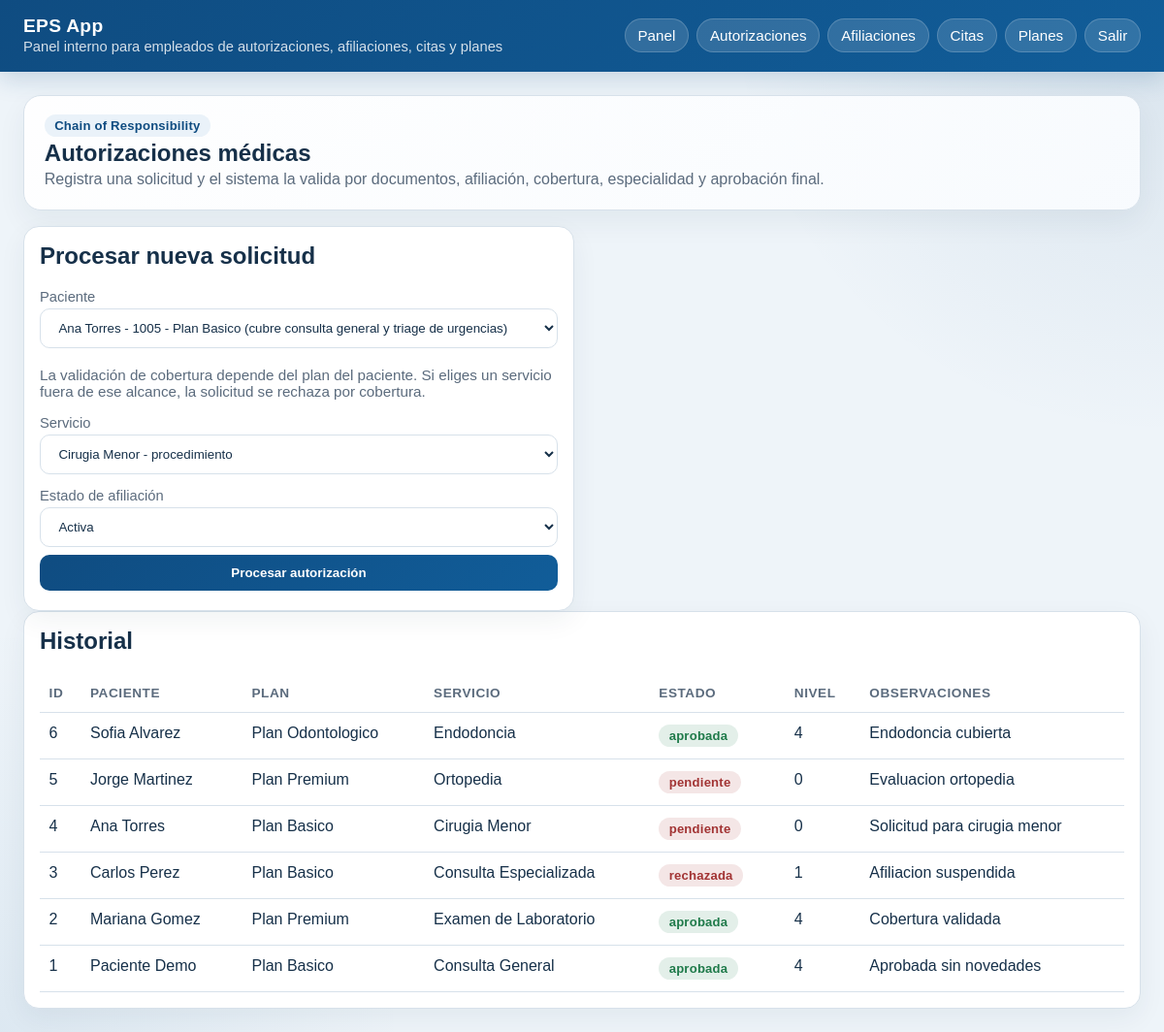
The page /autorizaciones/ (signed in) on the database its author committed.
### tables this page shows
CREATE TABLE autorizaciones (
            id INTEGER PRIMARY KEY AUTOINCREMENT,
            paciente_id INTEGER NOT NULL,
            servicio_id INTEGER NOT NULL,
            estado TEXT NOT NULL,
            nivel_aprobacion INTEGER NOT NULL DEFAULT 0,
            fecha_solicitud TEXT NOT NULL,
            observaciones TEXT,
            FOREIGN KEY(paciente_id) REFERENCES pacientes(id),
            FOREIGN KEY(servicio_id) REFERENCES servicios(id)
        );

CREATE TABLE pacientes (
            id INTEGER PRIMARY KEY AUTOINCREMENT,
            nombre TEXT NOT NULL,
            documento TEXT UNIQUE NOT NULL,
            direccion TEXT,
            telefono TEXT,
            email TEXT,
            estado_afiliacion TEXT NOT NULL DEFAULT 'pendiente',
            plan_id INTEGER NOT NULL DEFAULT 1,
            FOREIGN KEY(plan_id) REFERENCES planes(id)
        );

CREATE TABLE planes (
            id INTEGER PRIMARY KEY AUTOINCREMENT,
            nombre TEXT NOT NULL,
            tipo TEXT NOT NULL,
            tarifa_base REAL NOT NULL,
            cobertura TEXT NOT NULL,
            incluye_ortodoncia INTEGER NOT NULL DEFAULT 0
        );

CREATE TABLE servicios (
            id INTEGER PRIMARY KEY AUTOINCREMENT,
            nombre TEXT NOT NULL,
            tipo_servicio TEXT NOT NULL,
            tarifa_base REAL NOT NULL,
            requiere_especialidad TEXT,
            nivel_complejidad INTEGER NOT NULL DEFAULT 1
        );

### presentation/controllers/authorization_controller.py (the view)
@authorization_bp.route("/")
@login_required
@role_required("admin", "medico", "auxiliar")
def index():
    authorizations = authorization_service.list_authorizations()
    return render_template(
        "autorizaciones/index.html",
        authorizations=authorizations,
        patients=authorization_service.list_patients(),
        services=authorization_service.list_services(),
        coverage_description_for_plan=authorization_service.coverage_description_for_plan,
    )

### business/services/authorization_service.py (called while the page is built)
    def coverage_description_for_plan(self, plan_tipo: str) -> str:
        if plan_tipo == "basico":
            return "cubre consulta general y triage de urgencias"
        if plan_tipo == "complementario":
            return "cubre consulta general, urgencias y procedimientos ampliados"
        if plan_tipo == "odontologico":
            return "cubre endodoncia y procedimientos odontológicos"
        return "cobertura no definida"

    def list_authorizations(self):
        return self.authorization_dao.list_all()

    def list_patients(self):
        connection = get_connection()
        return connection.execute(
            """
            SELECT p.id, p.nombre, p.documento, pl.nombre AS plan_nombre, pl.tipo AS plan_tipo
            FROM pacientes p
            LEFT JOIN planes pl ON p.plan_id = pl.id
            ORDER BY p.nombre
            """
        ).fetchall()

    def list_services(self):
        connection = get_connection()
        return connection.execute("SELECT id, nombre, tipo_servicio FROM servicios ORDER BY nombre").fetchall()

### data/daos/authorization_dao.py (called while the page is built)
    def list_all(self):
        connection = get_connection()
        return connection.execute(
            """
            SELECT a.*, p.nombre AS paciente_nombre, s.nombre AS servicio_nombre, pl.nombre AS plan_nombre
            FROM autorizaciones a
            JOIN pacientes p ON p.id = a.paciente_id
            LEFT JOIN planes pl ON pl.id = p.plan_id
            JOIN servicios s ON s.id = a.servicio_id
            ORDER BY a.id DESC
            """
        ).fetchall()

### data/database.py (called while the page is built)
def get_connection():
    if "db" not in g:
        database_path = Path(current_app.config["DATABASE"])
        connection = sqlite3.connect(database_path)
        connection.row_factory = sqlite3.Row
        g.db = connection
    return g.db

def close_connection(_error=None):
    connection = g.pop("db", None)
    if connection is not None:
        connection.close()

### presentation/controllers/auth_controller.py (called while the page is built)
def login_required(view):
    @wraps(view)
    def wrapped(*args, **kwargs):
        if "user_id" not in session:
            return redirect(url_for("auth.login"))
        return view(*args, **kwargs)
    return wrapped

def role_required(*allowed_roles):
    def decorator(view):
        @wraps(view)
        def wrapped(*args, **kwargs):
            if session.get("rol") not in allowed_roles:
                return redirect(url_for("auth.dashboard"))
            return view(*args, **kwargs)
        return wrapped
    return decorator

### presentation/templates/autorizaciones/index.html (shortened to what this page needs)
{% extends 'base.html' %}
{% block content %}
<section class="hero">
  <div class="badge">Chain of Responsibility</div>
  <h1>Autorizaciones médicas</h1>
  <p>Registra una solicitud y el sistema la valida por documentos, afiliación, cobertura, especialidad y aprobación final.</p>
</section>
<section class="grid two">
  <article class="card">
    <h2>Procesar nueva solicitud</h2>
    <form method="post" action="{{ url_for('authorization.procesar') }}">
      <label for="paciente_id">Paciente</label>
      <select id="paciente_id" name="paciente_id">
        {% for patient in patients %}
          <option value="{{ patient['id'] }}">{{ patient['nombre'] }} - </option>
        {% endfor %}
      </select>
      <p class="meta">La validación de cobertura depende del plan del paciente. Si eliges un servicio fuera de ese alcance, la solicitud se rechaza por cobertura.</p>
      <label for="servicio_id">Servicio</label>
      <select id="servicio_id" name="servicio_id">
        {% for service in services %}
          <option value="{{ service['id'] }}">{{ service['nombre'] }} - {{ service['tipo_servicio'] }}</option>
        {% endfor %}
      </select>
      <label for="afiliacion_estado">Estado de afiliación</label>
      <select id="afiliacion_estado" name="afiliacion_estado">
        <option value="activa">Activa</option>
      </select>
      <button type="submit">Procesar autorización</button>
    </form>
  </article>
</section>
<section class="card">
  <h2>Historial</h2>
  {% if authorizations %}
  <table>
    <thead>
      <tr>
        <th>ID</th>
        <th>Paciente</th>
        <th>Plan</th>
        <th>Servicio</th>
        <th>Estado</th>
        <th>Nivel</th>
        <th>Observaciones</th>
      </tr>
    </thead>
    <tbody>
      {% for item in authorizations %}
      <tr>
        <td>{{ item['id'] }}</td>
        <td>{{ item['paciente_nombre'] }}</td>
        <td>{{ item['plan_nombre'] or '—' }}</td>
        <td>{{ item['servicio_nombre'] }}</td>
        <td>
          {% if item['estado'] == 'pendiente' and item['observaciones'] == 'Pendiente por revision adicional' %}
            <span class="badge warning">Pendiente por revisión adicional</span>
          {% elif item['estado'] == 'aprobada' %}
            <span class="badge success">aprobada</span>
          {% else %}
            <span class="badge danger">{{ item['estado'] }}</span>
          {% endif %}
        </td>
        <td>{{ item['nivel_aprobacion'] }}</td>
        <td>{{ item['observaciones'] }}</td>
      </tr>
      {% endfor %}
    </tbody>
  </table>
  {% else %}
    <p class="empty">No hay autorizaciones registradas todavía.</p>
  {% endif %}
</section>
{% endblock %}

### presentation/templates/base.html (shortened to what this page needs)
<!doctype html>
<html lang="es">
<head>
</head>
<body>
  <header>
    <div class="header-row">
      <div class="brand">
        <strong>EPS App</strong>
        <span>Panel interno para empleados de autorizaciones, afiliaciones, citas y planes</span>
      </div>
      <nav>
        <a href="/dashboard">Panel</a>
        {% if session.get('rol') in ['admin', 'medico', 'auxiliar'] %}
          <a href="/autorizaciones/">Autorizaciones</a>
        {% endif %}
        {% if session.get('rol') in ['admin', 'auxiliar'] %}
          <a href="/afiliaciones/">Afiliaciones</a>
        {% endif %}
        {% if session.get('rol') in ['admin', 'medico', 'auxiliar'] %}
          <a href="/citas/">Citas</a>
        {% endif %}
        {% if session.get('rol') in ['admin', 'auxiliar'] %}
          <a href="/planes/">Planes</a>
        {% endif %}
        <a href="/logout">Salir</a>
      </nav>
    </div>
  </header>
  <main>
    {% block content %}{% endblock %}
  </main>
</body>
</html>

### presentation/templates/base.html (style rules this page uses)
:root { --bg: #eef4f9; --panel: #ffffff; --panel-soft: #f8fbfe; --text: #163049; --muted: #5b6b7d; --primary: #0f4c81; --primary-2: #115d99; --border: #d7e1ea; --success: #1f7a4a; --warning: #b78103; --danger: #a23434; }
* { box-sizing: border-box; }
body { font-family: Arial, sans-serif; margin: 0; background: radial-gradient(circle at top right, rgba(15,76,129,.10), transparent 28%), radial-gradient(circle at bottom left, rgba(17,93,153,.08), transparent 26%), var(--bg); color: var(--text); }
header { background: linear-gradient(135deg, var(--primary), var(--primary-2)); color: white; padding: 1rem 1.5rem 1.1rem; box-shadow: 0 8px 24px rgba(15,76,129,.18); }
.header-row { display: flex; align-items: center; justify-content: space-between; gap: 1rem; flex-wrap: wrap; }
.brand { display: flex; flex-direction: column; gap: .15rem; }
.brand strong { font-size: 1.2rem; letter-spacing: .3px; }
.brand span { color: rgba(255,255,255,.82); font-size: .92rem; }
nav { display: flex; gap: .5rem; flex-wrap: wrap; }
nav a { color: white; text-decoration: none; background: rgba(255,255,255,.14); border: 1px solid rgba(255,255,255,.18); padding: .5rem .8rem; border-radius: 999px; font-size: .95rem; }
main { padding: 1.5rem; max-width: 1200px; margin: 0 auto; }
.hero { background: linear-gradient(135deg, rgba(255,255,255,.95), rgba(248,251,254,.98)); border: 1px solid var(--border); border-radius: 18px; padding: 1.2rem 1.3rem; margin-bottom: 1rem; box-shadow: 0 12px 30px rgba(18,49,74,.06); }
.hero h1, .hero h2, .hero p { margin: .2rem 0; }
.hero p { color: var(--muted); }
.grid { display: grid; gap: 1rem; }
.grid.two { grid-template-columns: repeat(2, minmax(0, 1fr)); }
.card { background: var(--panel); border: 1px solid var(--border); border-radius: 16px; padding: 1rem; box-shadow: 0 10px 28px rgba(18,49,74,.06); }
.card h2, .card h3 { margin-top: 0; }
.meta { color: var(--muted); font-size: .95rem; }
.badge { display: inline-flex; align-items: center; gap: .35rem; padding: .25rem .65rem; border-radius: 999px; background: #eaf2f9; color: var(--primary); font-size: .82rem; font-weight: 700; letter-spacing: .2px; margin-right: .35rem; }
.badge.success { background: rgba(31,122,74,.12); color: var(--success); }
.badge.danger { background: rgba(162,52,52,.12); color: var(--danger); }
input, select, button, textarea { padding: .7rem .9rem; margin: .25rem 0; width: 100%; box-sizing: border-box; border: 1px solid var(--border); border-radius: 10px; background: white; color: var(--text); }
label { display: block; font-size: .92rem; color: var(--muted); margin-top: .6rem; }
button { background: linear-gradient(135deg, var(--primary), var(--primary-2)); color: white; border: 0; border-radius: 10px; cursor: pointer; font-weight: 700; }
table { width: 100%; border-collapse: collapse; }
th, td { text-align: left; padding: .75rem .6rem; border-bottom: 1px solid var(--border); vertical-align: top; }
th { color: var(--muted); font-size: .85rem; text-transform: uppercase; letter-spacing: .04em; }

### rows shown on the page
autorizaciones: id "6", paciente_nombre "Sofia Alvarez", nombre "Plan Odontologico", servicio_nombre "Endodoncia", estado "aprobada", nivel_aprobacion "4", observaciones "Endodoncia cubierta"
autorizaciones: id "5", paciente_nombre "Jorge Martinez", nombre "Plan Premium", servicio_nombre "Ortopedia", estado "pendiente", nivel_aprobacion "0", observaciones "Evaluacion ortopedia"
autorizaciones: id "4", paciente_nombre "Ana Torres", nombre "Plan Basico", servicio_nombre "Cirugia Menor", estado "pendiente", nivel_aprobacion "0", observaciones "Solicitud para cirugia menor"
autorizaciones: id "3", paciente_nombre "Carlos Perez", nombre "Plan Basico", servicio_nombre "Consulta Especializada", estado "rechazada", nivel_aprobacion "1", observaciones "Afiliacion suspendida"
autorizaciones: id "2", paciente_nombre "Mariana Gomez", nombre "Plan Premium", servicio_nombre "Examen de Laboratorio", estado "aprobada", nivel_aprobacion "4", observaciones "Cobertura validada"
autorizaciones: id "1", paciente_nombre "Paciente Demo", nombre "Plan Basico", servicio_nombre "Consulta General", estado "aprobada", nivel_aprobacion "4", observaciones "Aprobada sin novedades"

### other values the page prints
form field paciente_id "Ana Torres - 1005 - Plan Basico (cubre consulta general y triage de urgencias)"
form field servicio_id "Cirugia Menor - procedimiento"
